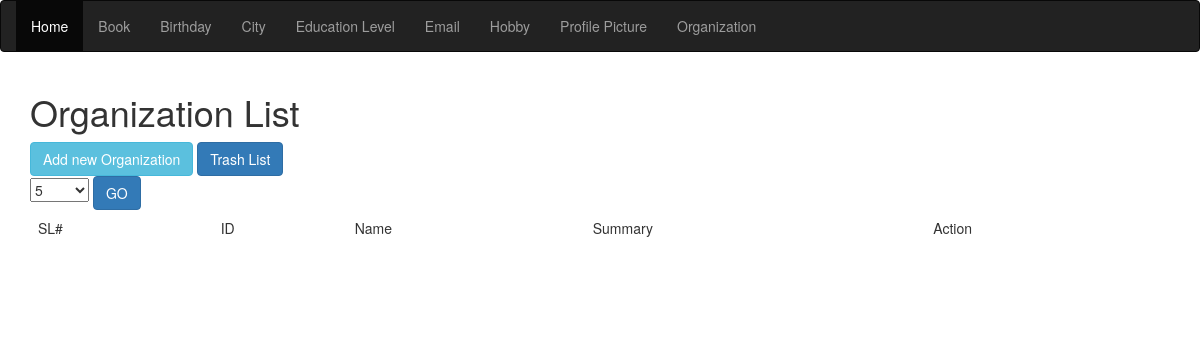
The page /views/SEIP129150/Summary_of_organizations/index.php on the database as committed earlier.
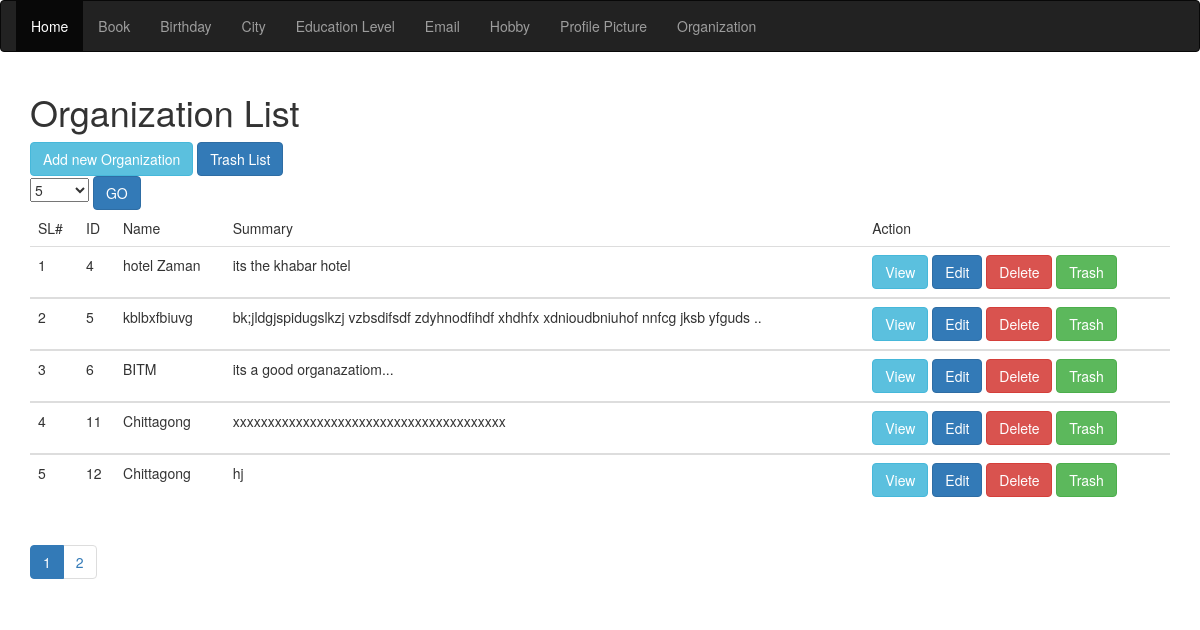
The same page on the database as committed later.
### tables this page shows
CREATE TABLE `organization` (
  `id` int(11) NOT NULL,
  `name` varchar(30) NOT NULL,
  `summary` text NOT NULL,
  `trash` int(11) DEFAULT NULL
);

### src/BITM/SEIP129150/Summary_of_organizations/Summary_of_organization.php (called while the page is built, shortened)
<?php
class Summary_of_organization
{
    public $conn;
    public function __construct()
    {
        $this->conn = mysqli_connect("localhost", "root", "", "atomicprojectb21");
    }
    public  function  count()
    {
        $query="SELECT COUNT(*) AS totalItem FROM `organization` WHERE `trash` IS NULL";
        $result=mysqli_query($this->conn,$query);
        $row= mysqli_fetch_assoc($result);
        return $row['totalItem'];
    }
    public function paginator($pageStartFrom=0,$Limit=5){
        $query="SELECT * FROM `organization` WHERE `trash` IS NULL LIMIT ".$pageStartFrom.",".$Limit;
        $_allBook= array();
        $result= mysqli_query($this->conn,$query);
        while($row= mysqli_fetch_assoc($result)){
            $_allBook[]=$row;
        }
        return $_allBook;
    }
    public  function trashed(){
        $query="SELECT * FROM `organization` WHERE `trash` IS NOT NULL";
        $result=mysqli_query($this->conn,$query);
        $alcity=array();
        while ($row=mysqli_fetch_assoc($result))
        {
            $alcity[]=$row;
        }
        return $alcity;
    }}

### views/SEIP129150/Summary_of_organizations/index.php (the view, shortened to what this page needs)
<?php
$org=new Summary_of_organization();
$totalIteam=$org->count();
$iteamPerPage=$_SESSION['iteamPerPage'];
$noOfPage=ceil($totalIteam/$iteamPerPage);
$pagination="";
if(array_key_exists('pageNumber',$_GET))
{
    $pageNo=$_GET['pageNumber'];
}
else $pageNo=1;
for($i=1;$i<=$noOfPage;$i++)
{
    $active=($pageNo==$i)? "active":"";
    $pagination.="<li class='$active'><a href='index.php?pageNumber=$i'>$i</a></li>";
}
$pageStartFrom=$iteamPerPage*($pageNo-1);
$alorg=$org->paginator($pageStartFrom,$iteamPerPage);
?>
<!DOCTYPE html>
<html>
<head>
    <link rel="stylesheet" href="http://maxcdn.bootstrapcdn.com/bootstrap/3.3.6/css/bootstrap.min.css">
    <link rel="stylesheet" type="text/css" href="../../../resources/bootstrap/css/bootstrap.css">
</head >
<body>
<nav class="navbar navbar-inverse">
    <div class="container-fluid">
        <ul class="nav navbar-nav">
            <li class="active"><a href="../../../index.php">Home</a></li>
            <li><a href="../Book/index.php">Book</a></li>
            <li><a href="../Birthday/index.php">Birthday</a></li>
            <li><a href="../City/index.php">City</a></li>
            <li><a href="../Education_level/index.php">Education Level</a></li>
            <li><a href="../Email/index.php">Email</a></li>
            <li><a href="../Hobby/index.php">Hobby</a></li>
            <li><a href="../Profile_picture/index.php">Profile Picture</a></li>
            <li><a href="../Summary_of_organizations/index.php">Organization</a></li>
        </ul>
    </div>
</nav>
<div class="container">
    <h1>Organization  List</h1>
    <a href="create.php" class="btn btn-info" role="button">Add new Organization</a>
    <a href="trashVeiw.php" class="btn btn-primary" role="button">Trash List</a>
    <form action="index.php">
        <select name="iteamPerPage">
            <option <?php if($_SESSION['iteamPerPage']==5) echo "selected"?>>5</option>
        </select>
        <input type="submit" value="GO" class="btn btn-primary">
    </form>
    <div class="table-responsive">
        <table class="table">
            <thead>
            <tr>
                <td>
                    SL#
                </td>
                <td>
                    ID
                </td>
                <td>
                    Name
                </td>
                <td>
                    Summary
                </td>
                <td>
                    Action
                </td>
            </tr>
            </thead>
            <tbody>
            <?php
            $sl=1;
            foreach ($alorg as $org) {
            ?>
            <tr>
                <td><?php echo  $sl+$pageStartFrom?></td>
                <td> <?php echo $org['id']?></td>
                <td> <?php echo $org['name']?></td>
                <td> <?php echo $org['summary']?></td>
                <td>
            <a href="veiw.php?id=<?php echo $org['id']?>" class="btn btn-info" role="button">View</a>
            <a href="edit.php?id=<?php echo $org['id']?>" class="btn btn-primary" role="button">Edit</a>
            <a  href="delete.php?id=<?php echo $org['id']?>" class="btn btn-danger" role="button">Delete</a>
            <a href="trash.php?id=<?php echo $org['id']?>" class="btn btn-success" role="button">Trash</a>
                </td>
            </tr>
            </tbody>
            <?php $sl++; } ?>
        </table>
        <ul class="pagination">
            <?php echo $pagination;
            ?>
        </ul>
    </div>
</div>
</body>
</html>

Rows that differ between the two databases and show on the page:
added organization: pageStartFrom "1", id "4", name "hotel Zaman", summary "its the khabar hotel"
added organization: pageStartFrom "2", id "5", name "kblbxfbiuvg", summary "bk;jldgjspidugslkzj vzbsdifsdf zdyhnodfihdf xhdhfx xdnioudbniuhof nnfcg jksb yfguds .."
added organization: pageStartFrom "3", id "6", name "BITM", summary "its a good organazatiom..."
added organization: pageStartFrom "4", id "11", name "Chittagong", summary "xxxxxxxxxxxxxxxxxxxxxxxxxxxxxxxxxxxxxxx"
added organization: pageStartFrom "5", id "12", name "Chittagong", summary "hj"
Other text that changed with them:
new list line: "1"
new list line: "2"
